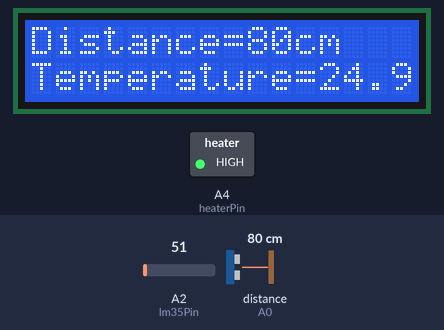
This sketch was run on a simulated Arduino Uno, built with avr-gcc and run on an emulated ATmega328P. On the bench: 16×2 character LCD, switched loads named in the sketch (green lamp = pin HIGH). Wiring (inferred from the names in the program): ultrasonic range finder: trigger A1; echo A0. The test bench sets the inputs (shaded band); at power-on: distance to the obstacle (sensor on A0) 80 cm, A2 (lm35Pin) = 51. The echo pulse lasts 58.3 µs per cm; pins used as bus, display or sensor lines are not drawn.

Above: at 2.2 s.
2.3 s: distance to the obstacle (sensor on A0) set to 2 cm
At 4.5 s:
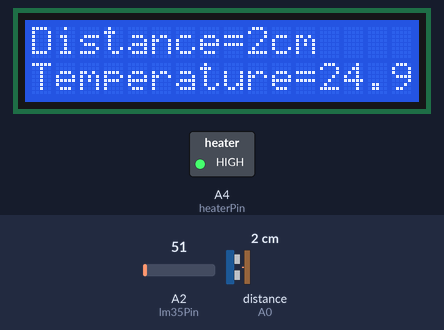
4.9 s: A2 (lm35Pin) set to 73
At 6.9 s:
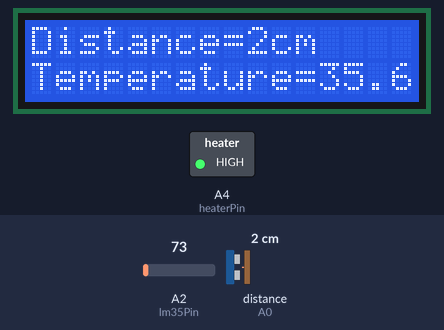
7.4 s: A2 (lm35Pin) set to 89
At 10.3 s:
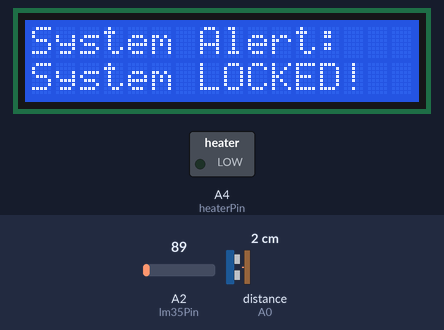
10.8 s: distance to the obstacle (sensor on A0) set to 14 cm
12.5 s: distance to the obstacle (sensor on A0) set to 18 cm
At 13.3 s:
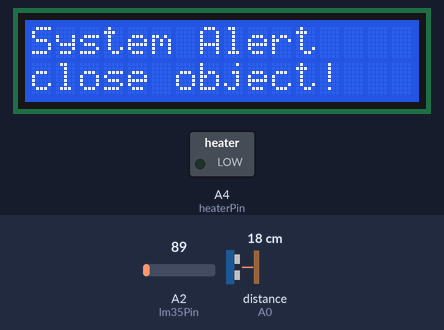
14.2 s: A2 (lm35Pin) set to 71
At 15.8 s:
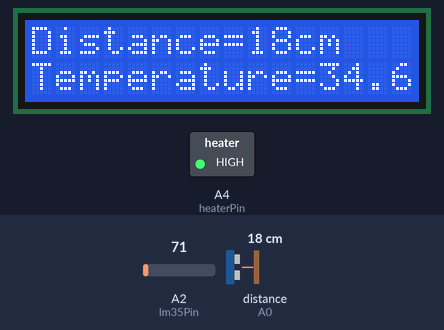
Timing chart, 0 to 17.0 s (numbered marks = the images above; inputs shaded):
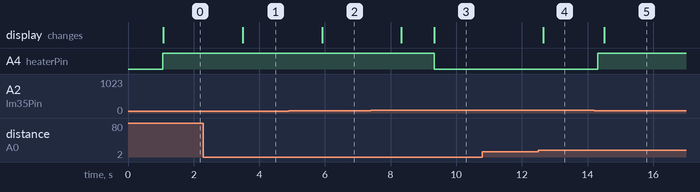

Measured:
- the behaviour switches between 81 and 82 on A2 (lm35Pin) (found by bisection; images 2 and 3)
- the behaviour switches between 15 and 16 cm on distance to the obstacle (sensor on A0) (found by bisection; images 3 and 4)
- after the input at 2.3 s, the display: changes after 1.2 s (image 1)
- after the input at 4.9 s, the display: changes after 1.0 s (image 2)
- after the input at 7.4 s, A4 (heaterPin): HIGH → LOW after 1.9 s; the display: first changes after 0.93 s (image 3 shows a later state)
- after the input at 10.8 s, every drawn part: stays the same
- after the input at 12.5 s, the display: changes after 0.15 s (image 4)
- after the input at 14.2 s, A4 (heaterPin): LOW → HIGH after 0.11 s; the display: changes after 0.32 s (image 5)

The sketch:

SafeDistance.ino
```cpp
#include <LiquidCrystal.h>

#define echoPin    A0
#define trigPin    A1

#define heaterPin  A4
#define alertPin   0
#define lm35Pin    A2

float time;

float old_distance_cm=0.0;
float distance_cm;
float distance_in;

int temp_adc_val;
float temp_val;
float old_temp_val=0;

bool alert_flag=0;

LiquidCrystal lcd(2, 3, 4, 5, 6, 7);

void setup()
{
Serial.begin(9600);
pinMode(trigPin, OUTPUT);
pinMode(echoPin, INPUT);

pinMode(heaterPin, OUTPUT);
pinMode(alertPin, OUTPUT);

pinMode(lm35Pin, INPUT);

lcd.begin(16, 2);
lcd.setCursor(0,0);
lcd.print("  Safe Distance ");

delay(1000);
digitalWrite(heaterPin, HIGH);
lcd.clear();
}

void loop()
{

digitalWrite(trigPin, LOW);
delayMicroseconds(2);
digitalWrite(trigPin, HIGH);
delayMicroseconds(10);
digitalWrite(trigPin, LOW);

time = pulseIn(echoPin, HIGH);

distance_cm = (time/2) / 29.1;


temp_adc_val = analogRead(lm35Pin);
temp_val = (temp_adc_val * 4.88);
temp_val = (temp_val/10);
if(alert_flag==0)
{
lcd.clear();
lcd.setCursor(0, 0);
lcd.print("Distance=");
//lcd.setCursor(14, 0);
lcd.print(distance_cm,0);
lcd.print("cm");

lcd.setCursor(0, 1);
lcd.print("Temperature=");
//lcd.setCursor(15, 1);
lcd.print(temp_val,1);
lcd.print("°C");
delay(1000);
}
old_temp_val=temp_val;
old_distance_cm=distance_cm;


if(temp_val>=40&&temp_val<=50&& distance_cm<=27&&distance_cm>15)
{
  alert_flag=1;
digitalWrite(alertPin, HIGH);

lcd.clear();
lcd.setCursor(0, 0);
lcd.print("System Alert");
lcd.setCursor(0, 1);
lcd.print("close object!");
}
/*
* Study Case2: temp=40°C , distance=20cm (1-ohm)
*/
else if(temp_val>60&& distance_cm>=20&&distance_cm<=30)
{
  alert_flag=1;
digitalWrite(alertPin, HIGH);

lcd.clear();
lcd.setCursor(0, 0);
lcd.print("System Alert:");
lcd.setCursor(0, 1);
lcd.print("close object!");
}
else if(temp_val>60&& distance_cm<20)
{
  alert_flag=1;
digitalWrite(alertPin, HIGH);
digitalWrite(heaterPin, LOW);

lcd.clear();
lcd.setCursor(0, 0);
lcd.print("System Alert:");
lcd.setCursor(0, 1);
lcd.print("System LOCKED!");
}
/*
* Study Case3: temp=50°C , distance=11cm (1-ohm)
*/
else if(temp_val>40&&temp_val<=50&& distance_cm<15)
{
  alert_flag=1;
digitalWrite(alertPin, HIGH);
digitalWrite(heaterPin, LOW);

lcd.clear();
lcd.setCursor(0, 0);
lcd.print("System Alert:");
lcd.setCursor(0, 1);
lcd.print("System LOCKED!");
}
/*
* Study Case1: temp=27°C , distance=11cm (1-ohm)
*/
else
{
  alert_flag=0;
  digitalWrite(heaterPin, HIGH);
  digitalWrite(alertPin, LOW);
}
delay(200);
}
```
